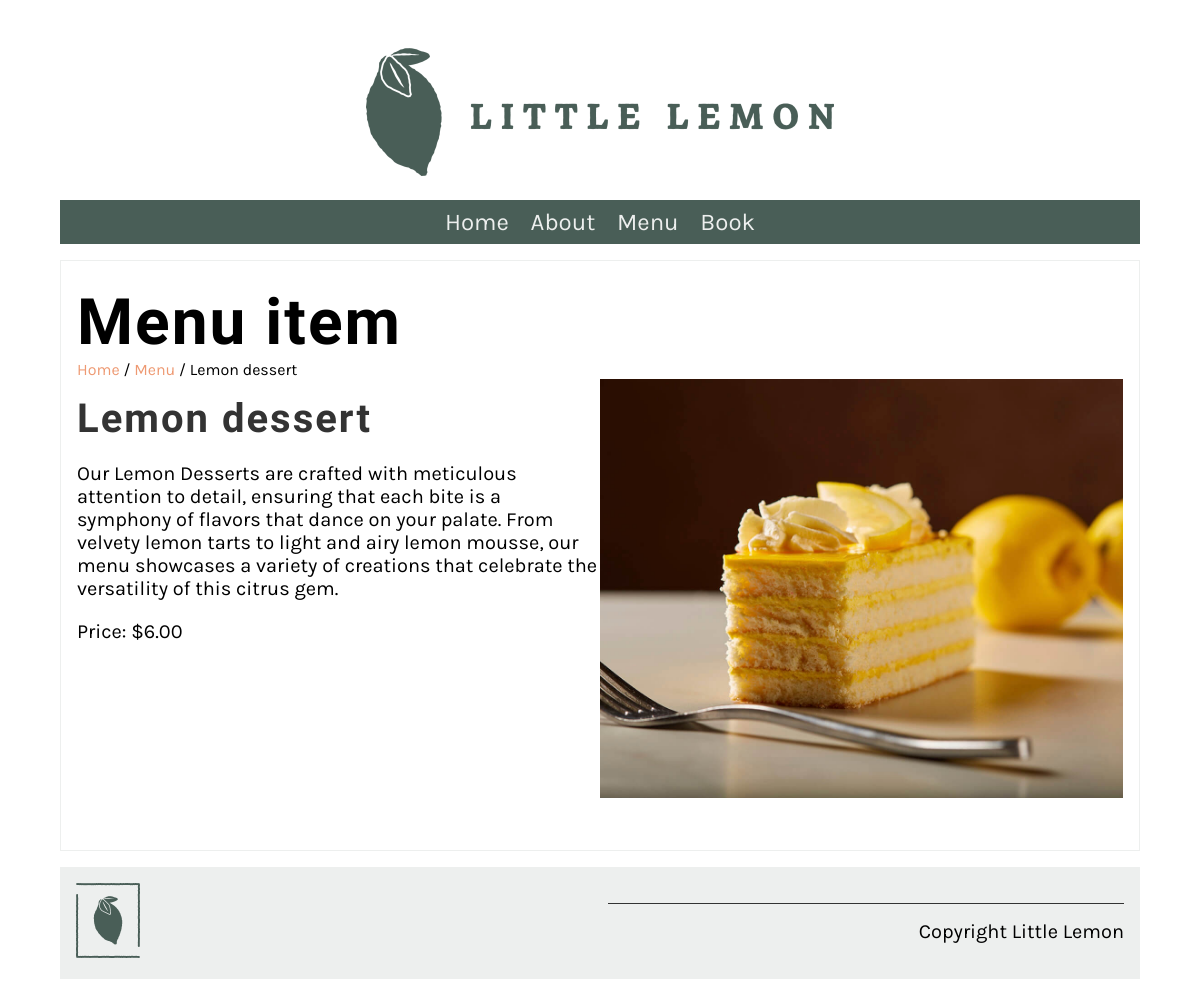
Page /menu_item/4/ on the committed database.
### restaurant/models.py (models this page shows, shortened)
class Menu(models.Model):
   name = models.CharField(max_length=200)
   price = models.IntegerField()
   menu_item_description = models.TextField(max_length=1000, default="")

### restaurant/views.py (the view)
# urls.py: path('menu_item/<int:pk>/', views.display_menu_items, name="menu_item"),
def display_menu_items(request, pk=None):
    if pk:
        menu_item = Menu.objects.get(pk=pk)
    else:
        menu_item = ""
    return render(request, 'menu_item.html', {'menu_item': menu_item})

### restaurant/templates/menu_item.html
{% extends 'base.html' %}
{% load static %}
{% block content %}
<section>
    <article>
        <h1>Menu item</h1>
        <span>
            <a href="{% url 'home' %}">Home</a> /
            <a href="{% url 'menu' %}">Menu</a> /
            {{menu_item.name}}
        </span>
        <div class="row">
            <div class="column">
                <h2>
                    {{menu_item.name}}
                </h2>
                <p>
                    {{menu_item.menu_item_description}}
                </p>
                <p>
                    Price: ${{menu_item.price}}.00
                </p>
            </div>
            <div class="column">
                <img src="/restaurant/static/img/menu_items/{{menu_item.name}}.jpg" alt="{{ menu_item.name}}" />
            </div>
        </div>
    </article>
</section>
{% endblock %}

### restaurant/static/css/style.css (style rules this page uses)
body { font-family: 'Karla', sans-serif; margin-top: 3rem; margin-bottom: 3rem; margin-left: 5%; margin-right: 5%; }
h1, h2, h3, h4, h5, h6 { font-family: 'Markazi Text', serif; letter-spacing: 2px;; }
h1 { font-size: 4rem; margin-top: 1.5rem; margin-bottom: 0; }
h2 { font-size: 2.5rem; color: #333333; margin:1rem 0; }
p, ul { font-size: 1.25rem;; }
a { color: #EE9972; text-decoration: none; }
section { display: flex; gap: 2rem 1rem; margin-top: 1rem; margin-bottom: 1rem; flex-direction: row; }
article { flex:1; }
article img { max-width: 100%; }
main article { border: 1px solid #EDEFEE; padding-left: 1rem; padding-right: 1rem; }
.row { display: flex; flex-direction: row; width: 100%; padding-bottom: 1rem; }
.column { flex-basis: 50%; margin-bottom: 1rem; padding-bottom: 1rem; }

### rows in the picture
Menu: name "Lemon dessert", menu_item_description "Our Lemon Desserts are crafted with meticulous attention to detail, ensuring that each bite is a symphony of flavors that dance on your palate. From velvety lemon tarts to light and airy lemon mousse, our menu showcases a variety of creations that celebrate the versatility of this citrus gem.", price "6", name (picture)
